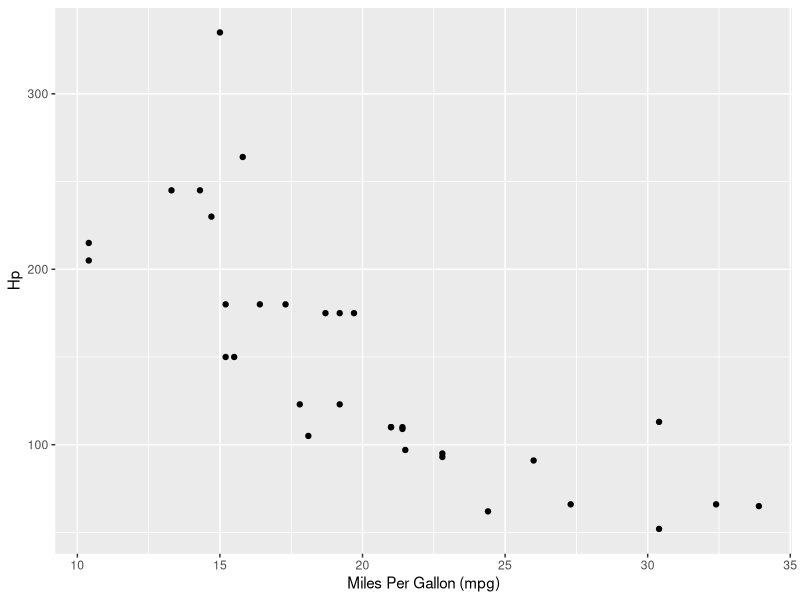

Write R code to recreate this figure.
data("mtcars")

library(ggplot2)

ggplot(mtcars, aes(x = mpg, y = hp)) +
  geom_point() +
  labs(x = "Miles Per Gallon (mpg)", 
       y = "Hp")
